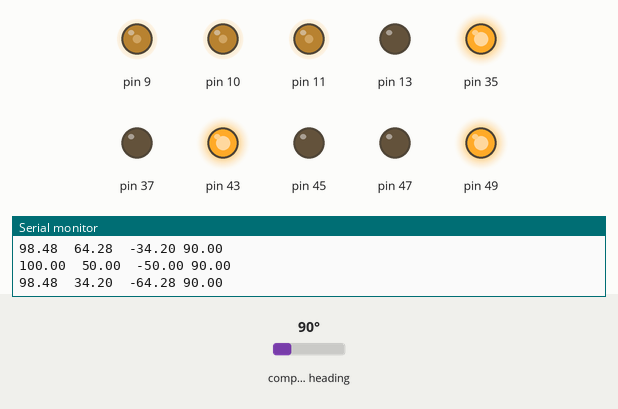
Simulated run of this sketch. Board: Arduino Mega 2560, built with avr-gcc and run on an emulated ATmega2560. Parts: output pins drawn as LEDs (lit = HIGH), the last lines printed to the serial monitor. The test bench sets the inputs (shaded band); at power-on: compass heading 90°.

Above: at 1.2 s.
1.3 s: compass heading set to 7°
At 2.5 s:
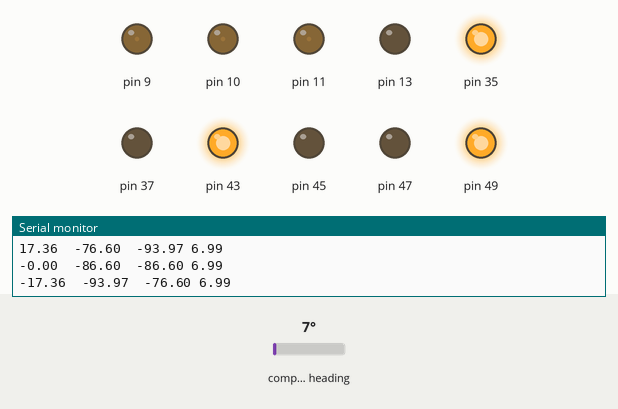
2.8 s: compass heading set to 269°
At 3.8 s:
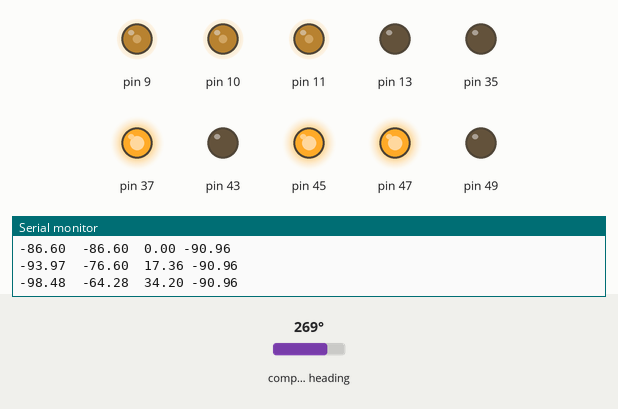
4.3 s: compass heading set to 352°
At 5.5 s:
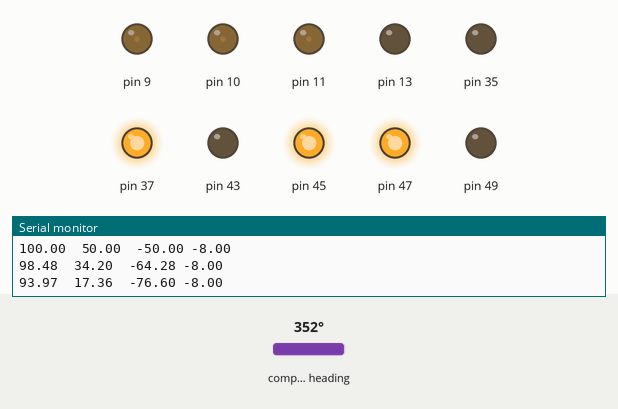
5.8 s: compass heading set to 90°
At 6.6 s:
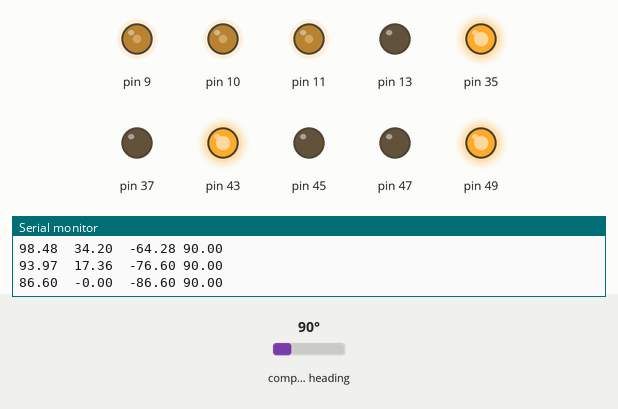
Timing chart, 0 to 8.8 s (numbered marks = the images above; inputs shaded):
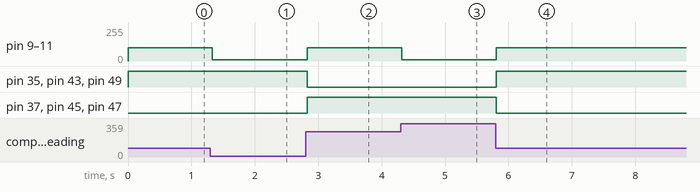

Measured:
- after the input at 1.3 s, pin 9–11: 100/255 → 9/255 at once
- after the input at 2.8 s, pin 9–11: 9/255 → 100/255 at once; pin 35, pin 43, pin 49: HIGH → LOW at once; pin 37, pin 45, pin 47: LOW → HIGH at once
- after the input at 4.3 s, pin 9–11: 100/255 → 11/255 at once
- after the input at 5.8 s, pin 9–11: 11/255 → 100/255 at once; pin 35, pin 43, pin 49: LOW → HIGH at once; pin 37, pin 45, pin 47: HIGH → LOW at once

The sketch:

Alineacion.ino
```cpp
#include <Wire.h>
#include <MechaQMC5883.h>
MechaQMC5883 qmc;

float deg,vu;
float zero = 0.00f, current;
long long int tiempo;

void setup() {
  Serial.begin(9600);
  Wire.begin();
  qmc.init();

  pinMode(0, INPUT_PULLUP);
  pinMode(15, INPUT_PULLUP);

  pinMode(37,OUTPUT);
  pinMode(35,OUTPUT);

  pinMode(43,OUTPUT);
  pinMode(47,OUTPUT);

  pinMode(49,OUTPUT);
  pinMode(45,OUTPUT);

  pinMode(13,OUTPUT);
}

void motor_AA(float a){
  digitalWrite(47,LOW);
  digitalWrite(49,HIGH);
  analogWrite(10, a);
}
void motor_AT(float a){
  digitalWrite(47,HIGH);
  digitalWrite(49,LOW);
  analogWrite(10, a);
}
void motor_BA(float b){
  digitalWrite(45,LOW);
  digitalWrite(43,HIGH);
  analogWrite(9, b);
}
void motor_BT(float b){
  digitalWrite(45,HIGH);
  digitalWrite(43,LOW);
  analogWrite(9, b);
}
void motor_CA(float c){
  digitalWrite(35,HIGH);
  digitalWrite(37,LOW);
  analogWrite(11, c);
}
void motor_CT(float c){
  digitalWrite(35,LOW);
  digitalWrite(37,HIGH);
  analogWrite(11, c);
}
void off(){
  digitalWrite(47,HIGH);
  digitalWrite(49,HIGH);
  analogWrite(10, 255);

  digitalWrite(45,HIGH);
  digitalWrite(43,HIGH);
  analogWrite(9, 255);

  digitalWrite(35,HIGH);
  digitalWrite(37,HIGH);
  analogWrite(11, 255);
}

void setMotor(int a, int b, int c){
  if(a>=0){//adelant
    a=abs(a);
    a=min(a,100);
    //adelante
    motor_AA(a);
    digitalWrite(13,LOW);
  }
  else if(a<0){ //atras
   a=abs(a);
    a=min(a,100);
    motor_AT(a);

    digitalWrite(13,LOW);
  }
  if(b>=0){//adelante

    b=abs(b);
    b=min(b,100);
    motor_BA(b);

    digitalWrite(13,LOW);
  }
  else if(b<0){ //atras

    b=abs(b);
    b=min(b,100);
    motor_BT(b);

    digitalWrite(13,LOW);
  }
  if(c>=0){//adelante

    c=abs(c);
    c=min(c,100);
    motor_CA(c);
    digitalWrite(13,LOW);
    }
 else if(c<0){ //atras
     c=abs(c);
    c=min(c,100);
    motor_CT(c);
    digitalWrite(13,LOW);
  }
  //agregar el ceor
}

int angulo=0;

void loop() {
  float a=cos((angulo-30)*M_PI/180)*100;
  float b=cos((angulo+30)*M_PI/180)*100;
  float c=-cos((angulo-90)*M_PI/180)*100;

  int x,y,z;
  qmc.read(&x,&y,&z);
  float heading = atan2(y,x);
  if(heading<0)heading+=2*M_PI;

  heading=heading*180/M_PI;

  current=heading;
  if(current>180)
    current=current-360;
  vu=current;

  int kp=255;
  float valor=(vu/180*kp);

  setMotor(valor,valor,valor);

  Serial.print(a);
  Serial.print("  ");
  Serial.print(b);
  Serial.print("  ");
  Serial.print(c);
  Serial.print(" " );
  Serial.println(vu );

  if(millis()-tiempo>2){
    tiempo=millis();
    angulo+=10;
  }
}
```
